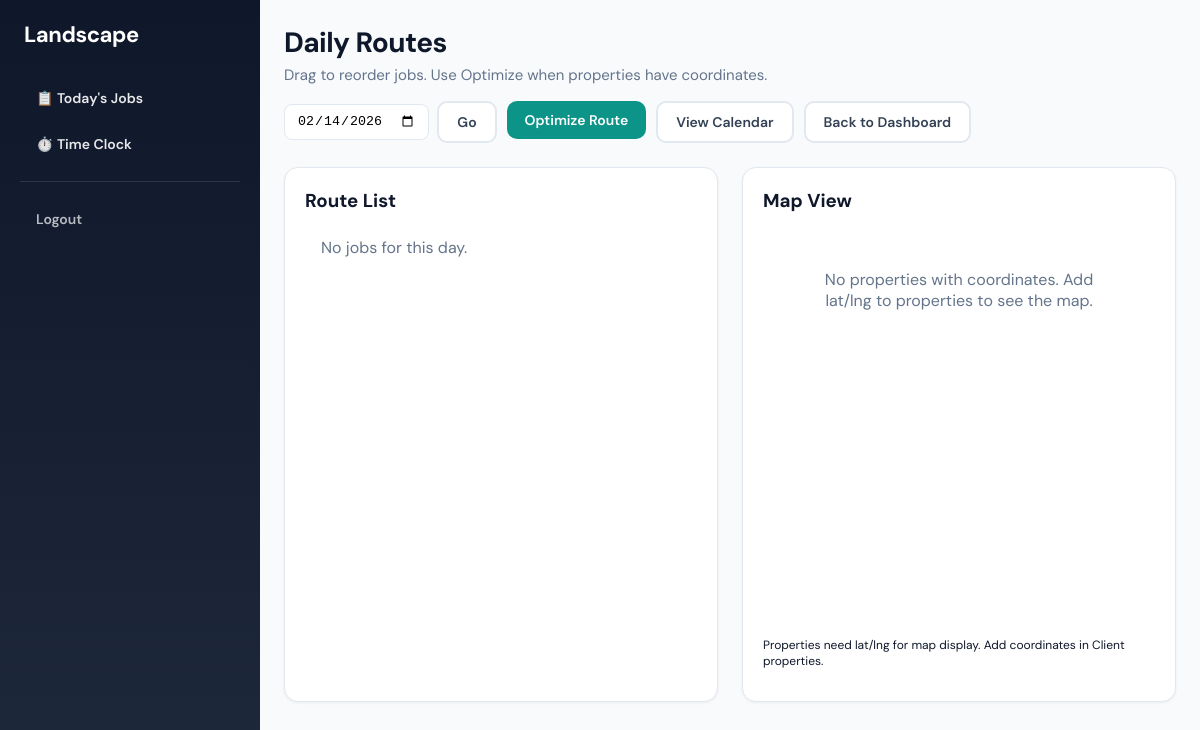
The page /jobs/routes/ (signed in) on the database as committed earlier.
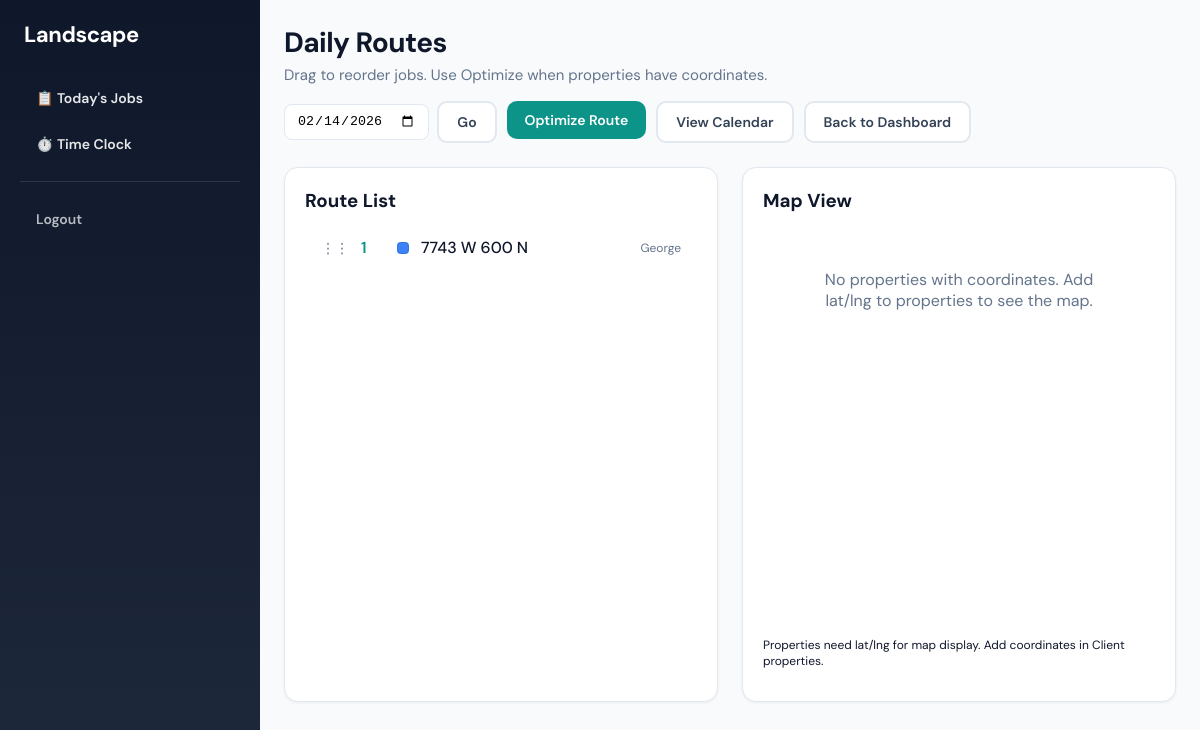
The same page on the database as committed later.
### jobs/models.py (models this page shows, shortened)
class Job(models.Model):
    STATUS_CHOICES = [
        ('scheduled', 'Scheduled'),
        ('in_progress', 'In Progress'),
        ('completed', 'Completed'),
        ('skipped', 'Skipped'),
    ]
    property = models.ForeignKey(
        Property,
        on_delete=models.CASCADE,
        related_name='jobs'
    )
    scheduled_date = models.DateField(null=True, blank=True, help_text='Null = unscheduled (accepted but not yet on calendar)')
    scheduled_time = models.TimeField(null=True, blank=True, help_text='Optional start time for week/day view')
    status = models.CharField(
        max_length=20,
        choices=STATUS_CHOICES,
        default='scheduled'
    )
    assigned_to = models.ForeignKey(
        User,
        on_delete=models.SET_NULL,
        null=True,
        blank=True,
        related_name='jobs',
        help_text='Assign to individual employee'
    )
    assigned_crew = models.ForeignKey(
        Crew,
        on_delete=models.SET_NULL,
        null=True,
        blank=True,
        related_name='jobs',
        help_text='Or assign to a crew'
    )
    notes = models.TextField(blank=True)
    created_at = models.DateTimeField(auto_now_add=True)
    route_order = models.PositiveIntegerField(default=0)

### customers/models.py (models this page shows, shortened)
class Property(models.Model):
    customer = models.ForeignKey(
        Customer,
        on_delete=models.CASCADE,
        related_name='properties'
    )
    address = models.CharField(max_length=255)
    latitude = models.DecimalField(max_digits=10, decimal_places=7, null=True, blank=True)
    longitude = models.DecimalField(max_digits=10, decimal_places=7, null=True, blank=True)
    notes = models.TextField(blank=True)
    gate_code = models.CharField(max_length=50, blank=True)
    has_dog = models.BooleanField(default=False)
    created_at = models.DateTimeField(auto_now_add=True)
    updated_at = models.DateTimeField(auto_now=True)

### accounts/models.py (models this page shows, shortened)
class User(AbstractUser):
    ROLE_CHOICES = [
        ('owner', 'Owner'),
        ('crew', 'Crew'),
    ]
    business = models.ForeignKey(
        Business,
        on_delete=models.CASCADE,
        related_name='users',
        null=True,  # Owner can be null initially if needed
        blank=True
    )
    role = models.CharField(max_length=10, choices=ROLE_CHOICES, default='crew')
    hourly_rate = models.DecimalField(
        max_digits=8,
        decimal_places=2,
        null=True,
        blank=True,
        help_text='Hourly cost for crew members (used for labor cost reporting)'
    )
    phone = models.CharField(max_length=20, blank=True)
    address_line1 = models.CharField(max_length=255, blank=True, verbose_name='Address')
    address_line2 = models.CharField(max_length=255, blank=True)
    city = models.CharField(max_length=100, blank=True)
    state = models.CharField(max_length=50, blank=True)
    postal_code = models.CharField(max_length=20, blank=True, verbose_name='ZIP / Postal code')
    color = models.CharField(
        max_length=7,
        blank=True,
        default='',
        help_text='Hex color for calendar/route (e.g. #3b82f6). Owner can customize.'
    )

### jobs/views.py (the view)
# urls.py: path('routes/', views.daily_route_view, name='daily_route'),
@role_required("owner", "crew")
def daily_route_view(request):
    date_str = request.GET.get('date')
    if date_str:
        jobs = Job.objects.filter(scheduled_date=date_str)
    else:
        jobs = Job.objects.filter(scheduled_date=timezone.now().date())
    business = getattr(request.user, 'business', None) if request.user.is_authenticated else None
    if business:
        jobs = jobs.filter(property__customer__business=business)
    jobs = jobs.select_related('property', 'assigned_to', 'assigned_crew').order_by('route_order')
    date_param = date_str or timezone.now().strftime('%Y-%m-%d')
    crew_colors = {c.id: (c.color or CREW_COLORS[i % len(CREW_COLORS)]) for i, c in enumerate(Crew.objects.filter(business=business).order_by("name"))} if business else {}
    user_colors = {}
    if business:
        for u in User.objects.filter(business=business, role="crew"):
            if u.color and u.color.strip():
                user_colors[u.id] = u.color.strip()
    jobs_with_colors = [{"job": j, "color": _color_for_assignee(j, crew_colors, user_colors)} for j in jobs]
    return render(request, 'jobs/daily_route.html', {
        "jobs": jobs,
        "jobs_with_colors": jobs_with_colors,
        "date_param": date_param,
    })

### jobs/views.py (called while the page is built)
def _color_for_assignee(job, crew_colors, user_colors):
    if job.assigned_crew_id:
        return crew_colors.get(job.assigned_crew_id) or (job.assigned_crew.color if job.assigned_crew else None) or UNASSIGNED_COLOR
    if job.assigned_to_id:
        c = user_colors.get(job.assigned_to_id)
        if c:
            return c
        if job.assigned_to and job.assigned_to.color:
            return job.assigned_to.color.strip()
        return CREW_COLORS[0]
    return UNASSIGNED_COLOR

### jobs/templates/jobs/daily_route.html (shortened to what this page needs)
{% extends "base.html" %}
{% block content %}
<div class="page-header" style="display: flex; justify-content: space-between; align-items: flex-start; flex-wrap: wrap; gap: 16px;">
  <div>
    <h1>Daily Routes</h1>
    <p>Drag to reorder jobs. Use Optimize when properties have coordinates.</p>
  </div>
  <div style="display: flex; gap: 10px; flex-wrap: wrap;">
    <form method="get" action="{% url 'daily_route' %}" style="display: flex; gap: 8px; align-items: center;">
      <input type="date" name="date" value="{{ date_param }}" style="padding: 8px 12px; border-radius: 8px; border: 1px solid var(--border);">
      <button type="submit" class="btn btn-secondary">Go</button>
    </form>
    <form method="post" action="{% url 'optimize_route' %}" style="display: inline;">
      <button type="submit" class="btn btn-primary">Optimize Route</button>
    </form>
    <a href="{% url 'calendar' %}" class="btn btn-secondary">View Calendar</a>
    <a href="/" class="btn btn-secondary">Back to Dashboard</a>
  </div>
</div>
<div class="route-layout">
  <div class="card">
    <h3 style="margin: 0 0 12px 0;">Route List</h3>
    <ul id="route-list" class="route-list">
      {% for item in jobs_with_colors %}
      <li class="route-item" data-id="{{ item.job.id }}" data-lat="{{ item.job.property.latitude|default:'' }}" data-lng="{{ item.job.property.longitude|default:'' }}">
        <span class="route-handle">⋮⋮</span>
        <span class="route-num">{{ forloop.counter }}</span>
        <span class="route-color-swatch" style="background: {{ item.color }};" title="Crew/employee"></span>
        <span class="route-address">{{ item.job.property.address }}</span>
        <span class="route-assignee" style="font-size: 12px; color: var(--text-muted);">{% if item.job.assigned_crew %}{{ item.job.assigned_crew.name }}{% elif item.job.assigned_to %}{{ item.job.assigned_to.get_full_name|default:item.job.assigned_to.username }}{% else %}—{% endif %}</span>
      </li>
      {% empty %}
      <li class="route-item route-item-empty">No jobs for this day.</li>
      {% endfor %}
    </ul>
  </div>
  <div class="card" style="min-height: 400px;">
    <h3 style="margin: 0 0 12px 0;">Map View</h3>
    <div id="route-map" style="height: 400px; border-radius: 8px;"></div>
    <p class="muted" style="font-size: 12px; margin-top: 8px;">Properties need lat/lng for map display. Add coordinates in Client properties.</p>
  </div>
</div>
<link rel="stylesheet" href="https://unpkg.com/leaflet@1.9.4/dist/leaflet.css">
{% endblock %}

Rows that differ between the two databases and show on the page:
now on this page (row edited): Job: job.property.address "7743 W 600 N", job.assigned_to.get_full_name "George"
Other text that changed with them:
text no longer shown: "No jobs for this day."
